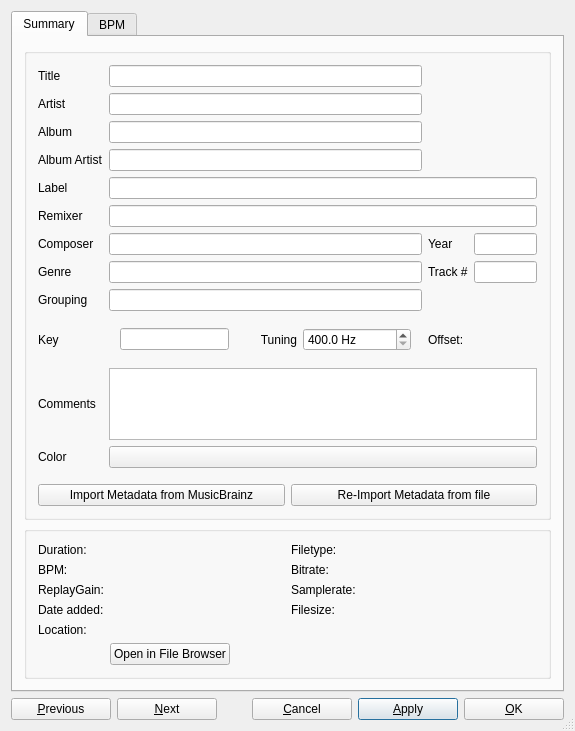
<?xml version="1.0" encoding="UTF-8"?>
<ui version="4.0">
 <class>DlgTrackInfo</class>
 <widget class="QDialog" name="DlgTrackInfo">
  <property name="geometry">
   <rect>
    <x>0</x>
    <y>0</y>
    <width>575</width>
    <height>642</height>
   </rect>
  </property>
  <property name="sizePolicy">
   <sizepolicy hsizetype="Preferred" vsizetype="Preferred">
    <horstretch>0</horstretch>
    <verstretch>0</verstretch>
   </sizepolicy>
  </property>
  <property name="windowTitle">
   <string>Track Editor</string>
  </property>
  <property name="toolTip">
   <string/>
  </property>
  <property name="sizeGripEnabled">
   <bool>true</bool>
  </property>
  <layout class="QVBoxLayout" name="verticalLayout_2">
   <item>
    <widget class="QTabWidget" name="tabWidget">
     <property name="sizePolicy">
      <sizepolicy hsizetype="Preferred" vsizetype="Preferred">
       <horstretch>0</horstretch>
       <verstretch>0</verstretch>
      </sizepolicy>
     </property>
     <property name="minimumSize">
      <size>
       <width>0</width>
       <height>0</height>
      </size>
     </property>
     <property name="currentIndex">
      <number>0</number>
     </property>
     <widget class="QWidget" name="tabSummary">
      <attribute name="title">
       <string>Summary</string>
      </attribute>
      <layout class="QVBoxLayout" name="summary_layout" stretch="1,0,0">
       <item>
        <widget class="QGroupBox" name="metadata_groupBox">
         <layout class="QGridLayout" name="tags_layout" columnstretch="0,10,0,2">
          <item row="4" column="0">
           <widget class="QLabel" name="lblLabel">
            <property name="text">
             <string>Label</string>
            </property>
            <property name="alignment">
             <set>Qt::AlignLeading|Qt::AlignLeft|Qt::AlignVCenter</set>
            </property>
           </widget>
          </item>
          <item row="4" column="1" colspan="3">
           <widget class="QLineEdit" name="txtLabel">
            <property name="sizePolicy">
             <sizepolicy hsizetype="Expanding" vsizetype="Fixed">
              <horstretch>0</horstretch>
              <verstretch>0</verstretch>
             </sizepolicy>
            </property>
            <property name="minimumSize">
             <size>
              <width>0</width>
              <height>0</height>
             </size>
            </property>
           </widget>
          </item>

          <item row="5" column="0">
           <widget class="QLabel" name="lblRemixer">
            <property name="text">
             <string>Remixer</string>
            </property>
            <property name="alignment">
             <set>Qt::AlignLeading|Qt::AlignLeft|Qt::AlignVCenter</set>
            </property>
           </widget>
          </item>
          <item row="5" column="1" colspan="3">
           <widget class="QLineEdit" name="txtRemixer">
            <property name="sizePolicy">
             <sizepolicy hsizetype="Expanding" vsizetype="Fixed">
              <horstretch>0</horstretch>
              <verstretch>0</verstretch>
             </sizepolicy>
            </property>
            <property name="minimumSize">
             <size>
              <width>0</width>
              <height>0</height>
             </size>
            </property>
           </widget>
          </item>

          <item row="0" column="0">
           <widget class="QLabel" name="lblTitle">
            <property name="sizePolicy">
             <sizepolicy hsizetype="Preferred" vsizetype="Preferred">
              <horstretch>0</horstretch>
              <verstretch>0</verstretch>
             </sizepolicy>
            </property>
            <property name="font">
             <font>
              <italic>false</italic>
             </font>
            </property>
            <property name="text">
             <string>Title</string>
            </property>
            <property name="alignment">
             <set>Qt::AlignLeading|Qt::AlignLeft|Qt::AlignVCenter</set>
            </property>
           </widget>
          </item>
          <item row="0" column="1">
           <widget class="QLineEdit" name="txtTitle">
            <property name="sizePolicy">
             <sizepolicy hsizetype="Expanding" vsizetype="Fixed">
              <horstretch>0</horstretch>
              <verstretch>0</verstretch>
             </sizepolicy>
            </property>
            <property name="minimumSize">
             <size>
              <width>0</width>
              <height>0</height>
             </size>
            </property>
           </widget>
          </item>

          <item row="0" column="2" rowspan="3" colspan="2">
           <widget class="QWidget" name="coverWidget" native="true">
            <property name="sizePolicy">
             <sizepolicy hsizetype="Preferred" vsizetype="Preferred">
              <horstretch>0</horstretch>
              <verstretch>0</verstretch>
             </sizepolicy>
            </property>
            <layout class="QHBoxLayout" name="coverLayout">
             <property name="spacing">
              <number>0</number>
             </property>
             <property name="margin">
              <number>0</number>
             </property>
             <property name="sizeConstraint">
              <enum>QLayout::SetDefaultConstraint</enum>
             </property>
             <property name="alignment">
              <set>Qt::AlignRight|Qt::AlignVCenter</set>
             </property>
            </layout>
           </widget>
          </item>

          <item row="1" column="0">
           <widget class="QLabel" name="lblArtist">
            <property name="sizePolicy">
             <sizepolicy hsizetype="Preferred" vsizetype="Preferred">
              <horstretch>0</horstretch>
              <verstretch>0</verstretch>
             </sizepolicy>
            </property>
            <property name="text">
             <string>Artist</string>
            </property>
            <property name="alignment">
             <set>Qt::AlignLeading|Qt::AlignLeft|Qt::AlignVCenter</set>
            </property>
           </widget>
          </item>
          <item row="1" column="1">
           <widget class="QLineEdit" name="txtArtist">
            <property name="sizePolicy">
             <sizepolicy hsizetype="Expanding" vsizetype="Fixed">
              <horstretch>0</horstretch>
              <verstretch>0</verstretch>
             </sizepolicy>
            </property>
            <property name="minimumSize">
             <size>
              <width>0</width>
              <height>0</height>
             </size>
            </property>
           </widget>
          </item>

          <item row="2" column="0">
           <widget class="QLabel" name="lblAlbum">
            <property name="sizePolicy">
             <sizepolicy hsizetype="Preferred" vsizetype="Preferred">
              <horstretch>0</horstretch>
              <verstretch>0</verstretch>
             </sizepolicy>
            </property>
            <property name="text">
             <string>Album</string>
            </property>
            <property name="alignment">
             <set>Qt::AlignLeading|Qt::AlignLeft|Qt::AlignVCenter</set>
            </property>
           </widget>
          </item>
          <item row="2" column="1">
           <widget class="QLineEdit" name="txtAlbum">
            <property name="sizePolicy">
             <sizepolicy hsizetype="Expanding" vsizetype="Fixed">
              <horstretch>0</horstretch>
              <verstretch>0</verstretch>
             </sizepolicy>
            </property>
            <property name="minimumSize">
             <size>
              <width>0</width>
              <height>0</height>
             </size>
            </property>
           </widget>
          </item>

          <item row="3" column="0">
           <widget class="QLabel" name="lblAlbumArtist">
            <property name="sizePolicy">
             <sizepolicy hsizetype="Preferred" vsizetype="Preferred">
              <horstretch>0</horstretch>
              <verstretch>0</verstretch>
             </sizepolicy>
            </property>
            <property name="text">
             <string>Album Artist</string>
            </property>
            <property name="alignment">
             <set>Qt::AlignLeading|Qt::AlignLeft|Qt::AlignVCenter</set>
            </property>
           </widget>
          </item>
          <item row="3" column="1">
           <widget class="QLineEdit" name="txtAlbumArtist">
            <property name="sizePolicy">
             <sizepolicy hsizetype="Expanding" vsizetype="Fixed">
              <horstretch>0</horstretch>
              <verstretch>0</verstretch>
             </sizepolicy>
            </property>
            <property name="minimumSize">
             <size>
              <width>0</width>
              <height>0</height>
             </size>
            </property>
           </widget>
          </item>

          <item row="3" column="2" colspan="2">
           <widget class="QWidget" name="verticalWidgetStars" native="true">
            <property name="sizePolicy">
             <sizepolicy hsizetype="Preferred" vsizetype="Preferred">
              <horstretch>0</horstretch>
              <verstretch>0</verstretch>
             </sizepolicy>
            </property>
            <layout class="QHBoxLayout" name="starsLayout">
             <property name="spacing">
              <number>0</number>
             </property>
             <property name="sizeConstraint">
              <enum>QLayout::SetDefaultConstraint</enum>
             </property>
            </layout>
           </widget>
          </item>

          <item row="6" column="0">
           <widget class="QLabel" name="lblComposer">
            <property name="text">
             <string>Composer</string>
            </property>
            <property name="alignment">
             <set>Qt::AlignLeading|Qt::AlignLeft|Qt::AlignVCenter</set>
            </property>
           </widget>
          </item>
          <item row="6" column="1">
           <widget class="QLineEdit" name="txtComposer">
            <property name="sizePolicy">
             <sizepolicy hsizetype="Expanding" vsizetype="Fixed">
              <horstretch>0</horstretch>
              <verstretch>0</verstretch>
             </sizepolicy>
            </property>
            <property name="minimumSize">
             <size>
              <width>0</width>
              <height>0</height>
             </size>
            </property>
           </widget>
          </item>

          <item row="6" column="2">
           <widget class="QLabel" name="lblYear">
            <property name="text">
             <string>Year</string>
            </property>
            <property name="alignment">
             <set>Qt::AlignLeading|Qt::AlignLeft|Qt::AlignVCenter</set>
            </property>
           </widget>
          </item>
          <item row="6" column="3">
           <widget class="QLineEdit" name="txtYear">
            <property name="sizePolicy">
             <sizepolicy hsizetype="Expanding" vsizetype="Fixed">
              <horstretch>0</horstretch>
              <verstretch>0</verstretch>
             </sizepolicy>
            </property>
           </widget>
          </item>

          <item row="7" column="0">
           <widget class="QLabel" name="lblGenre">
            <property name="text">
             <string>Genre</string>
            </property>
            <property name="alignment">
             <set>Qt::AlignLeading|Qt::AlignLeft|Qt::AlignVCenter</set>
            </property>
           </widget>
          </item>
          <item row="7" column="1">
           <widget class="QLineEdit" name="txtGenre">
            <property name="sizePolicy">
             <sizepolicy hsizetype="Expanding" vsizetype="Fixed">
              <horstretch>0</horstretch>
              <verstretch>0</verstretch>
             </sizepolicy>
            </property>
            <property name="minimumSize">
             <size>
              <width>0</width>
              <height>0</height>
             </size>
            </property>
           </widget>
          </item>

          <item row="7" column="2">
           <widget class="QLabel" name="lblTrackNumber">
            <property name="text">
             <string>Track #</string>
            </property>
            <property name="alignment">
             <set>Qt::AlignLeading|Qt::AlignLeft|Qt::AlignVCenter</set>
            </property>
           </widget>
          </item>
          <item row="7" column="3">
           <widget class="QLineEdit" name="txtTrackNumber">
            <property name="sizePolicy">
             <sizepolicy hsizetype="Expanding" vsizetype="Fixed">
              <horstretch>0</horstretch>
              <verstretch>0</verstretch>
             </sizepolicy>
            </property>
            <property name="minimumSize">
             <size>
              <width>0</width>
              <height>0</height>
             </size>
            </property>
           </widget>
          </item>

          <item row="8" column="0">
           <widget class="QLabel" name="lblGrouping">
            <property name="text">
             <string>Grouping</string>
            </property>
            <property name="alignment">
             <set>Qt::AlignLeading|Qt::AlignLeft|Qt::AlignVCenter</set>
            </property>
           </widget>
          </item>
          <item row="8" column="1">
           <widget class="QLineEdit" name="txtGrouping">
            <property name="sizePolicy">
             <sizepolicy hsizetype="Expanding" vsizetype="Fixed">
              <horstretch>0</horstretch>
              <verstretch>0</verstretch>
             </sizepolicy>
            </property>
            <property name="minimumSize">
             <size>
              <width>0</width>
              <height>0</height>
             </size>
            </property>
           </widget>
          </item>

          <item row="9" column="0">
           <widget class="QLabel" name="lblKey">
            <property name="text">
             <string>Key</string>
            </property>
            <property name="alignment">
             <set>Qt::AlignLeading|Qt::AlignLeft|Qt::AlignVCenter</set>
            </property>
           </widget>
          </item>
          <item row="9" column="1">
           <widget class="QWidget">
            <layout class="QHBoxLayout" name="key_layout">

             <item>
              <widget class="QLineEdit" name="txtKey">
               <property name="sizePolicy">
                <sizepolicy hsizetype="Preferred" vsizetype="Fixed">
                 <horstretch>1</horstretch>
                 <verstretch>0</verstretch>
                </sizepolicy>
               </property>
              </widget>
             </item>
             <item>
              <spacer name="keyTuningSpacerItem">
               <property name="orientation">
                <enum>Qt::Horizontal</enum>
               </property>
               <property name="sizeType">
                <enum>QSizePolicy::Fixed</enum>
               </property>
               <property name="sizeHint" stdset="0">
                <size>
                 <width>25</width>
                 <height>0</height>
                </size>
               </property>
              </spacer>
             </item>
             <item>
              <widget class="QLabel" name="lblTuning">
               <property name="text">
                <string>Tuning</string>
               </property>
               <property name="alignment">
                <set>Qt::AlignRight|Qt::AlignVCenter</set>
               </property>
              </widget>
             </item>

             <item>
              <widget class="QDoubleSpinBox" name="spinTuning">
               <property name="sizePolicy">
                <sizepolicy hsizetype="Preferred" vsizetype="Fixed">
                 <horstretch>1</horstretch>
                 <verstretch>0</verstretch>
                </sizepolicy>
               </property>
               <property name="toolTip">
                <string>A4 tuning frequency in Hz. Standard tuning is 440 Hz.</string>
               </property>
               <property name="suffix">
                <string> Hz</string>
               </property>
               <property name="decimals">
                <number>1</number>
               </property>
               <property name="minimum">
                <double>400.000000000000000</double>
               </property>
               <property name="maximum">
                <double>480.000000000000000</double>
               </property>
               <property name="singleStep">
                <double>0.100000000000000</double>
               </property>
               <property name="value">
                <double>400.000000000000000</double>
               </property>
               <property name="specialValueText">
                <string/>
               </property>
              </widget>
             </item>

            </layout>
           </widget>
          </item>

          <item row="9" column="2">
           <widget class="QLabel" name="lblTuningCents">
            <property name="text">
             <string>Offset:</string>
            </property>
            <property name="alignment">
             <set>Qt::AlignLeading|Qt::AlignLeft|Qt::AlignVCenter</set>
            </property>
           </widget>
          </item>
          <item row="9" column="3">
           <widget class="QLabel" name="txtTuningCents">
            <property name="font">
             <font>
              <weight>75</weight>
              <bold>true</bold>
             </font>
            </property>
            <property name="text">
             <string/>
            </property>
            <property name="toolTip">
             <string>Offset from A440 standard tuning in cents.</string>
            </property>
           </widget>
          </item>


          <item row="10" column="0">
           <widget class="QLabel" name="lblTrackComment">
            <property name="text">
             <string>Comments</string>
            </property>
            <property name="alignment">
             <set>Qt::AlignLeading|Qt::AlignLeft|Qt::AlignVCenter</set>
            </property>
           </widget>
          </item>
          <item row="10" column="1" colspan="3">
           <widget class="QPlainTextEdit" name="txtComment">
            <property name="tabChangesFocus">
             <bool>true</bool>
            </property>
           </widget>
          </item>

          <item row="11" column="0">
           <widget class="QLabel" name="lblTrackColor">
            <property name="text">
             <string>Color</string>
            </property>
            <property name="alignment">
             <set>Qt::AlignLeading|Qt::AlignLeft|Qt::AlignVCenter</set>
            </property>
           </widget>
          </item>
          <item row="11" column="1" colspan="3">
           <widget class="QPushButton" name="btnColorPicker">
            <property name="sizePolicy">
             <sizepolicy hsizetype="MinimumExpanding" vsizetype="Fixed">
              <horstretch>0</horstretch>
              <verstretch>0</verstretch>
             </sizepolicy>
            </property>
           </widget>
          </item>

          <item row="12" column="0">
           <spacer name="horizontalSpacer_5">
            <property name="orientation">
             <enum>Qt::Horizontal</enum>
            </property>
            <property name="sizeHint" stdset="0">
             <size>
              <width>40</width>
              <height>10</height>
             </size>
            </property>
           </spacer>
          </item>

          <item row="13" column="0" colspan="4">
           <layout class="QHBoxLayout" name="metadata_buttons_layout">
            <item>
             <widget class="QPushButton" name="btnImportMetadataFromMusicBrainz">
              <property name="text">
               <string>Import Metadata from MusicBrainz</string>
              </property>
             </widget>
            </item>
            <item>
             <widget class="QPushButton" name="btnImportMetadataFromFile">
              <property name="text">
               <string>Re-Import Metadata from file</string>
              </property>
             </widget>
            </item>
           </layout>
          </item>

         </layout>
        </widget>
       </item>

       <item>
        <widget class="QGroupBox" name="properties_groupBox">
         <property name="sizePolicy">
          <sizepolicy hsizetype="Preferred" vsizetype="Minimum">
           <horstretch>0</horstretch>
           <verstretch>0</verstretch>
          </sizepolicy>
         </property>
         <layout class="QGridLayout" name="properties_layout" rowstretch="0,0,0,0,0,0" columnstretch="0,1,0,1">

          <item row="0" column="0">
           <widget class="QLabel" name="lblDuration">
            <property name="text">
             <string>Duration:</string>
            </property>
           </widget>
          </item>
          <item row="0" column="1">
           <widget class="QLabel" name="txtDuration">
            <property name="font">
             <font>
              <weight>75</weight>
              <bold>true</bold>
             </font>
            </property>
            <property name="text">
             <string/>
            </property>
            <property name="textInteractionFlags">
             <set>Qt::LinksAccessibleByMouse|Qt::TextSelectableByKeyboard|Qt::TextSelectableByMouse</set>
            </property>
           </widget>
          </item>

          <item row="0" column="2">
           <widget class="QLabel" name="lblType">
            <property name="text">
             <string>Filetype:</string>
            </property>
           </widget>
          </item>
          <item row="0" column="3">
           <widget class="QLabel" name="txtType">
            <property name="font">
             <font>
              <weight>75</weight>
              <bold>true</bold>
             </font>
            </property>
            <property name="text">
             <string/>
            </property>
            <property name="textInteractionFlags">
             <set>Qt::LinksAccessibleByMouse|Qt::TextSelectableByKeyboard|Qt::TextSelectableByMouse</set>
            </property>
           </widget>
          </item>

          <item row="1" column="0">
           <widget class="QLabel" name="lblBpm">
            <property name="text">
             <string>BPM:</string>
            </property>
           </widget>
          </item>
          <item row="1" column="1">
           <widget class="QLabel" name="txtBpm">
            <property name="font">
             <font>
              <weight>75</weight>
              <bold>true</bold>
             </font>
            </property>
            <property name="text">
             <string/>
            </property>
            <property name="textInteractionFlags">
             <set>Qt::LinksAccessibleByMouse|Qt::TextSelectableByKeyboard|Qt::TextSelectableByMouse</set>
            </property>
           </widget>
          </item>

          <item row="1" column="2">
           <widget class="QLabel" name="lblBitrate">
            <property name="text">
             <string>Bitrate:</string>
            </property>
           </widget>
          </item>
          <item row="1" column="3">
           <widget class="QLabel" name="txtBitrate">
            <property name="font">
             <font>
              <weight>75</weight>
              <bold>true</bold>
             </font>
            </property>
            <property name="text">
             <string/>
            </property>
            <property name="textInteractionFlags">
             <set>Qt::LinksAccessibleByMouse|Qt::TextSelectableByKeyboard|Qt::TextSelectableByMouse</set>
            </property>
           </widget>
          </item>

          <item row="2" column="0">
           <widget class="QLabel" name="lblReplayGain">
            <property name="text">
             <string>ReplayGain:</string>
            </property>
           </widget>
          </item>
          <item row="2" column="1">
           <widget class="QLabel" name="txtReplayGain">
            <property name="font">
             <font>
              <weight>75</weight>
              <bold>true</bold>
             </font>
            </property>
            <property name="text">
             <string/>
            </property>
            <property name="textInteractionFlags">
             <set>Qt::LinksAccessibleByMouse|Qt::TextSelectableByKeyboard|Qt::TextSelectableByMouse</set>
            </property>
           </widget>
          </item>

          <item row="2" column="2">
           <widget class="QLabel" name="lblSamplerate">
            <property name="text">
             <string>Samplerate:</string>
            </property>
           </widget>
          </item>
          <item row="2" column="3">
           <widget class="QLabel" name="txtSamplerate">
            <property name="font">
             <font>
              <weight>75</weight>
              <bold>true</bold>
             </font>
            </property>
            <property name="text">
             <string/>
            </property>
            <property name="textInteractionFlags">
             <set>Qt::LinksAccessibleByMouse|Qt::TextSelectableByKeyboard|Qt::TextSelectableByMouse</set>
            </property>
           </widget>
          </item>

          <item row="3" column="0">
           <widget class="QLabel" name="lblDateAdded">
            <property name="text">
             <string>Date added:</string>
            </property>
           </widget>
          </item>
          <item row="3" column="1">
           <widget class="QLabel" name="txtDateAdded">
            <property name="font">
             <font>
              <weight>75</weight>
              <bold>true</bold>
             </font>
            </property>
            <property name="text">
             <string/>
            </property>
            <property name="textInteractionFlags">
             <set>Qt::LinksAccessibleByMouse|Qt::TextSelectableByKeyboard|Qt::TextSelectableByMouse</set>
            </property>
           </widget>
          </item>

          <item row="3" column="2">
           <widget class="QLabel" name="lblFileSize">
            <property name="text">
             <string>Filesize:</string>
            </property>
           </widget>
          </item>
          <item row="3" column="3">
           <widget class="QLabel" name="txtFileSize">
            <property name="font">
             <font>
              <weight>75</weight>
              <bold>true</bold>
             </font>
            </property>
            <property name="text">
             <string/>
            </property>
            <property name="textInteractionFlags">
             <set>Qt::LinksAccessibleByMouse|Qt::TextSelectableByKeyboard|Qt::TextSelectableByMouse</set>
            </property>
           </widget>
          </item>

          <item row="4" column="0">
           <widget class="QLabel" name="lblLocation">
            <property name="text">
             <string>Location:</string>
            </property>
            <property name="alignment">
             <set>Qt::AlignLeading|Qt::AlignLeft|Qt::AlignTop</set>
            </property>
           </widget>
          </item>
          <item row="4" column="1" colspan="3">
           <widget class="QLabel" name="txtLocation">
            <property name="text">
             <string/>
            </property>
            <property name="wordWrap">
             <bool>true</bool>
            </property>
            <property name="textInteractionFlags">
             <set>Qt::LinksAccessibleByMouse|Qt::TextSelectableByKeyboard|Qt::TextSelectableByMouse</set>
            </property>
           </widget>
          </item>

          <item row="5" column="1" colspan="3">
           <layout class="QHBoxLayout" name="openFileBrowser_layout">
            <item>
             <widget class="QPushButton" name="btnOpenFileBrowser">
              <property name="text">
               <string>Open in File Browser</string>
              </property>
             </widget>
            </item>
            <item>
             <spacer name="horizontalSpacer_6">
              <property name="orientation">
               <enum>Qt::Horizontal</enum>
              </property>
              <property name="sizeHint" stdset="0">
               <size>
                <width>40</width>
                <height>10</height>
               </size>
              </property>
             </spacer>
            </item>
           </layout>
          </item>

         </layout>
        </widget>
       </item>
      </layout>
     </widget>

     <widget class="QWidget" name="tabBPM">
      <attribute name="title">
       <string>BPM</string>
      </attribute>
      <layout class="QVBoxLayout" name="verticalLayout_4">
       <item>
        <widget class="QPushButton" name="bpmLock">
         <property name="toolTip">
          <string>Lock or unlock the BPM and beatgrid for this track.</string>
         </property>
        </widget>
       </item>
       <item>
        <layout class="QHBoxLayout" name="horizontalLayout_4">
         <item>
          <layout class="QGridLayout" name="gridLayout">
           <item row="0" column="0">
            <widget class="QLabel" name="labelBpm">
             <property name="text">
              <string>Track BPM: </string>
             </property>
            </widget>
           </item>
           <item row="0" column="1">
            <widget class="QDoubleSpinBox" name="spinBpm">
             <property name="toolTip">
              <string>Displays the BPM of the selected track.</string>
             </property>
             <property name="decimals">
              <number>8</number>
             </property>
             <property name="maximum">
              <double>500.000000000000000</double>
             </property>
             <property name="singleStep">
              <double>1.000000000000000</double>
             </property>
            </widget>
           </item>
           <item row="1" column="1" colspan="2">
            <widget class="QCheckBox" name="bpmConst">
             <property name="toolTip">
              <string>Converts beats detected by the analyzer into a fixed-tempo beatgrid.
Use this setting if your tracks have a constant tempo (e.g. most electronic music).
Often results in higher quality beatgrids, but will not do well on tracks that have tempo shifts.</string>
             </property>
             <property name="text">
              <string>Assume constant tempo</string>
             </property>
            </widget>
           </item>
           <item row="2" column="0" colspan="3">
            <widget class="QLabel" name="labelScaleBpm">
             <property name="text">
              <string>Scale BPM:</string>
             </property>
             <property name="alignment">
              <set>Qt::AlignLeading|Qt::AlignLeft|Qt::AlignVCenter</set>
             </property>
            </widget>
           </item>
           <item row="3" column="0">
            <widget class="QPushButton" name="bpmHalve">
             <property name="toolTip">
              <string>Sets the BPM to 50% of the current value.</string>
             </property>
             <property name="text">
              <string>Halve BPM</string>
             </property>
            </widget>
           </item>
           <item row="3" column="1">
            <widget class="QPushButton" name="bpmDouble">
             <property name="toolTip">
              <string>Sets the BPM to 200% of the current value.</string>
             </property>
             <property name="text">
              <string>Double BPM</string>
             </property>
            </widget>
           </item>
           <item row="4" column="0">
            <widget class="QPushButton" name="bpmTwoThirds">
             <property name="toolTip">
              <string>Sets the BPM to 66% of the current value.</string>
             </property>
             <property name="text">
              <string>2/3 BPM</string>
             </property>
            </widget>
           </item>
           <item row="4" column="1">
            <widget class="QPushButton" name="bpmThreeHalves">
             <property name="toolTip">
              <string>Sets the BPM to 150% of the current value.</string>
             </property>
             <property name="text">
              <string>3/2 BPM</string>
             </property>
            </widget>
           </item>
           <item row="5" column="0">
            <widget class="QPushButton" name="bpmThreeFourths">
             <property name="toolTip">
              <string>Sets the BPM to 75% of the current value.</string>
             </property>
             <property name="text">
              <string>3/4 BPM</string>
             </property>
            </widget>
           </item>
           <item row="5" column="1">
            <widget class="QPushButton" name="bpmFourThirds">
             <property name="toolTip">
              <string>Sets the BPM to 133% of the current value.</string>
             </property>
             <property name="text">
              <string>4/3 BPM</string>
             </property>
            </widget>
           </item>
           <item row="6" column="0">
            <widget class="QPushButton" name="bpmFourFifths">
             <property name="toolTip">
              <string>Sets the BPM to 80% of the current value.</string>
             </property>
             <property name="text">
              <string>4/5 BPM</string>
             </property>
            </widget>
           </item>
           <item row="6" column="1">
            <widget class="QPushButton" name="bpmFiveFourths">
             <property name="toolTip">
              <string>Sets the BPM to 125% of the current value.</string>
             </property>
             <property name="text">
              <string>5/4 BPM</string>
             </property>
            </widget>
           </item>
           <item row="3" column="2" rowspan="4">
            <widget class="QPushButton" name="bpmTap">
             <property name="sizePolicy">
              <sizepolicy hsizetype="Preferred" vsizetype="Preferred">
               <horstretch>0</horstretch>
               <verstretch>0</verstretch>
              </sizepolicy>
             </property>
             <property name="toolTip">
              <string>Tap with the beat to set the BPM to the speed you are tapping.</string>
             </property>
             <property name="text">
              <string>Tap to Beat</string>
             </property>
            </widget>
           </item>
          </layout>
         </item>
        </layout>
       </item>
       <item>
        <widget class="Line" name="line">
         <property name="orientation">
          <enum>Qt::Horizontal</enum>
         </property>
        </widget>
       </item>
       <item>
        <widget class="QPushButton" name="bpmClear">
         <property name="text">
          <string>Clear BPM and Beatgrid</string>
         </property>
        </widget>
       </item>
       <item>
        <widget class="QLabel" name="label">
         <property name="text">
          <string>Hint: Use the Library Analyze view to run BPM detection.</string>
         </property>
        </widget>
       </item>
       <item>
        <spacer name="verticalSpacer">
         <property name="orientation">
          <enum>Qt::Vertical</enum>
         </property>
         <property name="sizeHint" stdset="0">
          <size>
           <width>0</width>
           <height>200</height>
          </size>
         </property>
        </spacer>
       </item>
      </layout>
     </widget>
    </widget>
   </item>
   <item>
    <layout class="QHBoxLayout" name="buttonLayout">
     <item>
      <widget class="QPushButton" name="btnPrev">
       <property name="minimumSize">
        <size>
         <width>100</width>
         <height>0</height>
        </size>
       </property>
       <property name="maximumSize">
        <size>
         <width>95</width>
         <height>16777215</height>
        </size>
       </property>
       <property name="toolTip">
        <string extracomment="&quot;Previous&quot; button">Move to the previous item.</string>
       </property>
       <property name="text">
        <string>&amp;Previous</string>
       </property>
      </widget>
     </item>
     <item>
      <widget class="QPushButton" name="btnNext">
       <property name="minimumSize">
        <size>
         <width>100</width>
         <height>0</height>
        </size>
       </property>
       <property name="toolTip">
        <string extracomment="&quot;Next&quot; button">Move to the next item.</string>
       </property>
       <property name="text">
        <string>&amp;Next</string>
       </property>
      </widget>
     </item>
     <item>
      <spacer name="horizontalSpacer">
       <property name="orientation">
        <enum>Qt::Horizontal</enum>
       </property>
       <property name="sizeHint" stdset="0">
        <size>
         <width>40</width>
         <height>20</height>
        </size>
       </property>
      </spacer>
     </item>
     <item>
      <widget class="QPushButton" name="btnCancel">
       <property name="minimumSize">
        <size>
         <width>100</width>
         <height>0</height>
        </size>
       </property>
       <property name="toolTip">
        <string extracomment="&quot;Cancel&quot; button">Discard changes and close the window.</string>
       </property>
       <property name="text">
        <string>&amp;Cancel</string>
       </property>
       <property name="default">
        <bool>false</bool>
       </property>
      </widget>
     </item>
     <item>
      <widget class="QPushButton" name="btnApply">
       <property name="minimumSize">
        <size>
         <width>100</width>
         <height>0</height>
        </size>
       </property>
       <property name="toolTip">
        <string extracomment="&quot;Apply&quot; button">Save changes and keep the window open.</string>
       </property>
       <property name="text">
        <string>&amp;Apply</string>
       </property>
       <property name="default">
        <bool>true</bool>
       </property>
      </widget>
     </item>
     <item>
      <widget class="QPushButton" name="btnOK">
       <property name="minimumSize">
        <size>
         <width>100</width>
         <height>0</height>
        </size>
       </property>
       <property name="toolTip">
        <string extracomment="&quot;OK&quot; button">Save changes and close the window.</string>
       </property>
       <property name="text">
        <string>&amp;OK</string>
       </property>
       <property name="default">
        <bool>false</bool>
       </property>
      </widget>
     </item>
    </layout>
   </item>
  </layout>
 </widget>
 <layoutdefault spacing="6" margin="11"/>
 <tabstops>
  <tabstop>tabWidget</tabstop>
  <tabstop>txtTitle</tabstop>
  <tabstop>txtArtist</tabstop>
  <tabstop>txtAlbum</tabstop>
  <tabstop>txtAlbumArtist</tabstop>
  <tabstop>txtLabel</tabstop>
  <tabstop>txtRemixer</tabstop>
  <tabstop>txtComposer</tabstop>
  <tabstop>txtYear</tabstop>
  <tabstop>txtGenre</tabstop>
  <tabstop>txtTrackNumber</tabstop>
  <tabstop>txtGrouping</tabstop>
  <tabstop>txtKey</tabstop>
  <tabstop>spinTuning</tabstop>
  <tabstop>txtComment</tabstop>
  <tabstop>btnColorPicker</tabstop>
  <tabstop>btnImportMetadataFromMusicBrainz</tabstop>
  <tabstop>btnImportMetadataFromFile</tabstop>
  <tabstop>btnOpenFileBrowser</tabstop>
  <tabstop>spinBpm</tabstop>
  <tabstop>bpmConst</tabstop>
  <tabstop>bpmTap</tabstop>
  <tabstop>bpmHalve</tabstop>
  <tabstop>bpmDouble</tabstop>
  <tabstop>bpmTwoThirds</tabstop>
  <tabstop>bpmThreeHalves</tabstop>
  <tabstop>bpmThreeFourths</tabstop>
  <tabstop>bpmFourThirds</tabstop>
  <tabstop>bpmFourFifths</tabstop>
  <tabstop>bpmFiveFourths</tabstop>
  <tabstop>bpmClear</tabstop>
  <tabstop>btnPrev</tabstop>
  <tabstop>btnNext</tabstop>
  <tabstop>btnCancel</tabstop>
  <tabstop>btnApply</tabstop>
  <tabstop>btnOK</tabstop>
 </tabstops>
 <resources/>
 <connections/>
</ui>
